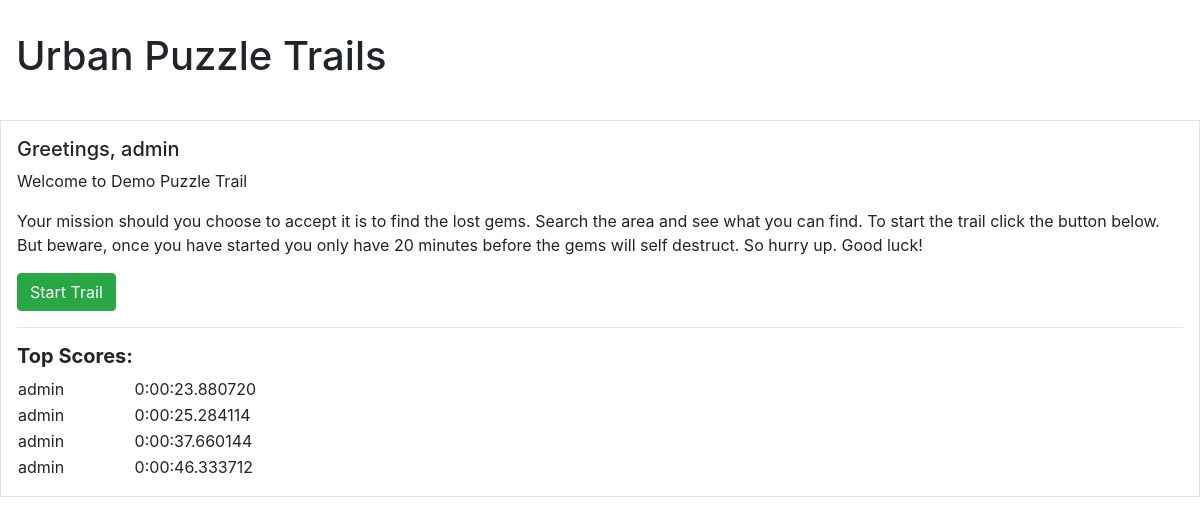
The page /trail/1/ (signed in) on the database as committed earlier.
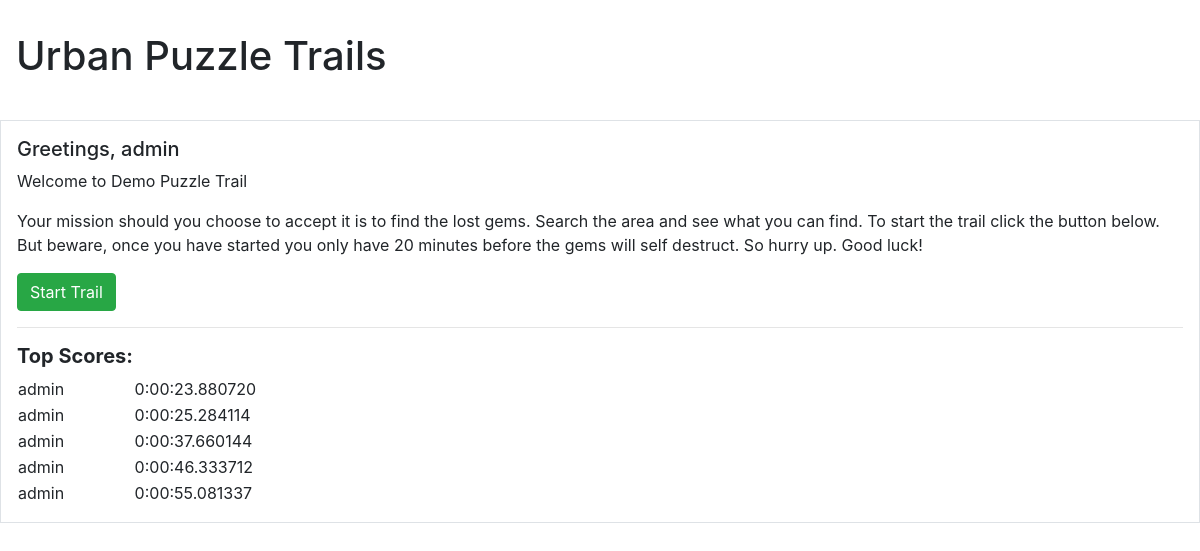
The same page on the database as committed later.
### trail/models.py (models this page shows)
class Game(models.Model):
    game_name = models.CharField(max_length=120)
    game_mission = models.TextField(blank=True, null=True)
    game_player = models.ForeignKey(User, null=True, on_delete=models.SET_NULL)
    game_url = models.CharField(max_length=16)
    game_start = models.DateTimeField(auto_now_add=True)
    game_inventory = models.ManyToManyField(Item, blank=True)
    game_total_items = models.IntegerField(default=0)
    game_trail = models.ForeignKey(Trail, null=True, on_delete=models.SET_NULL)
    game_duration = models.DurationField(null=True)
    game_progress = models.IntegerField(default=0)
    game_status = models.CharField(default='Not Started', max_length=20)
    game_event_list = models.ManyToManyField(Event, blank=True)
    def __str__(self):
        return self.game_name

### trail/views.py (the view, shortened to what this page needs)
# urls.py: path('trail/<int:id>/', trail_main_view, name='trail_main_view'),  # For when we add more trails!
@login_required(login_url='/login/')
def trail_main_view(request, id=id):
    trail_data = get_object_or_404(Trail, id=id)
    top_score_games = get_high_scores(5)
    context = {
        "object": trail_data,
        "top_scores": top_score_games,
        }
    return render(request, "trail/trail_main.html", context)

### trail/utility_functions.py (called while the page is built)
def get_high_scores(number):
    games_list = Game.objects.exclude(game_duration__isnull=True).order_by('game_duration')[:number]
    print(games_list)
    game_data = games_list[0]
    print(game_data)
    for game in games_list:
        print('*** %s  -  %s ***' % (game.game_player, game.game_duration))
    return games_list

### templates/trail/trail_main.html (shortened to what this page needs)
{% extends 'base.html' %}
{% block heading %}Urban Puzzle Trails{% endblock %}
{% block content %}
  <div class="description">
        <h5>Greetings, {{ user }}</h5>
        <p>Welcome to {{ object.trail_name }}</p>
        <p>{{ object.trail_description  }}</p>
        <form method="post">
            <button type="submit" class="btn btn-success">Start Trail</button>
        </form>
</div>
<hr>
<div>
    <h5><b>Top Scores:</b></h5>
    <table style="width:50%">
      <col width="20%">
      <col width="80%">
        {% for game in top_scores %}
            <tr>
                <td>{{ game.game_player }}</td>
                <td>{{ game.game_duration }}</td>
            </tr>
        {% endfor %}
    </table>
</div>
{% endblock %}

Rows that differ between the two databases and show on the page:
added Game: game_player "admin", game_duration "0:00:55.081337"
